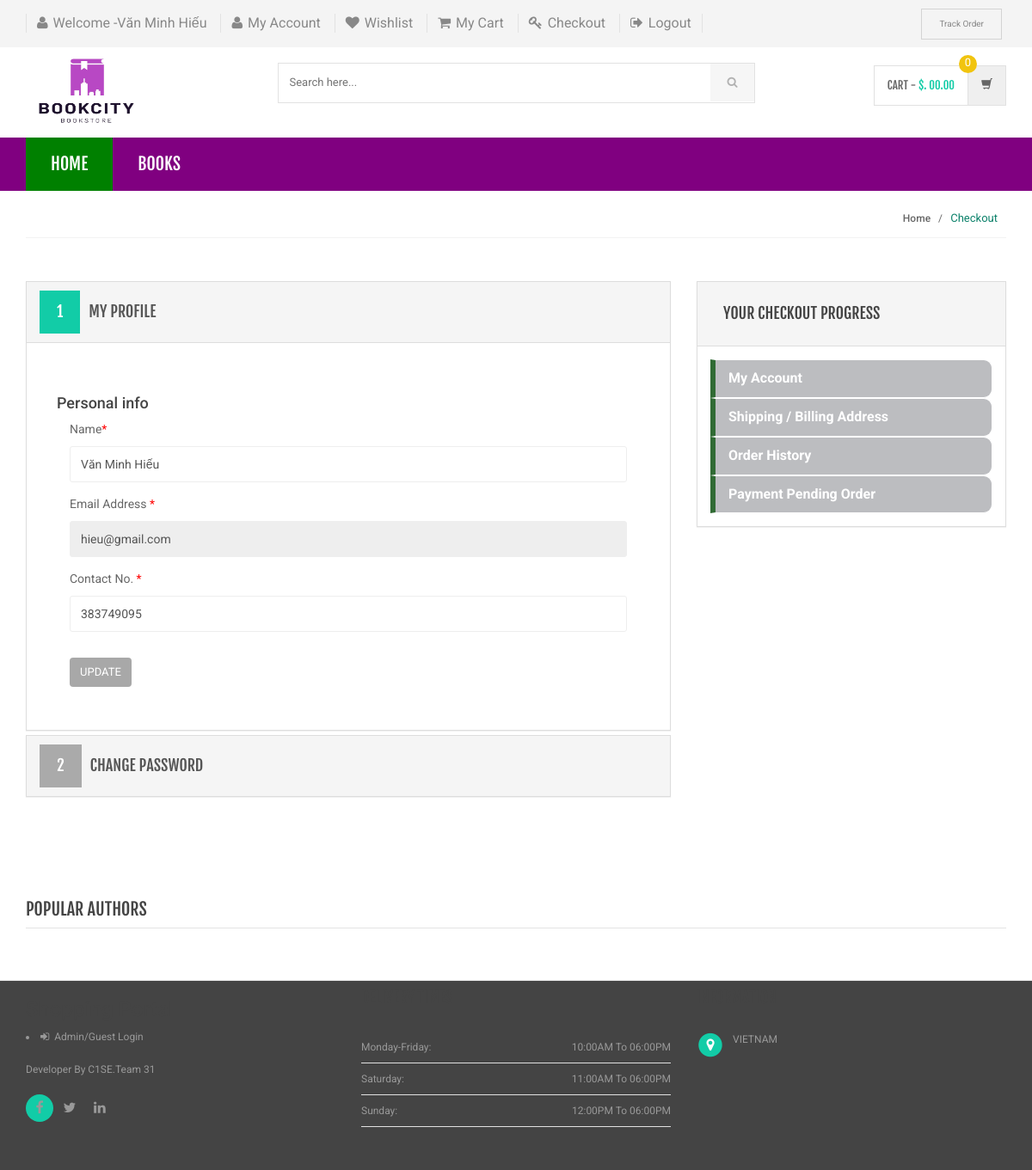
The app's page /my-account.php (signed in) with its own data.
### tables this page shows
CREATE TABLE `category` (
  `id` int(11) NOT NULL,
  `categoryName` varchar(255) DEFAULT NULL,
  `categoryDescription` longtext DEFAULT NULL,
  `creationDate` timestamp NOT NULL DEFAULT current_timestamp(),
  `updationDate` varchar(255) DEFAULT NULL
);

CREATE TABLE `users` (
  `id` int(11) NOT NULL,
  `name` varchar(255) DEFAULT NULL,
  `email` varchar(255) DEFAULT NULL,
  `contactno` bigint(11) DEFAULT NULL,
  `password` varchar(255) DEFAULT NULL,
  `shippingAddress` longtext DEFAULT NULL,
  `shippingState` varchar(255) DEFAULT NULL,
  `shippingCity` varchar(255) DEFAULT NULL,
  `shippingPincode` int(11) DEFAULT NULL,
  `billingAddress` longtext DEFAULT NULL,
  `billingState` varchar(255) DEFAULT NULL,
  `billingCity` varchar(255) DEFAULT NULL,
  `billingPincode` int(11) DEFAULT NULL,
  `regDate` timestamp NOT NULL DEFAULT current_timestamp(),
  `updationDate` varchar(255) DEFAULT NULL
);

### my-account.php (the view, shortened to what this page needs)
<?php
include('includes/config.php');
if(strlen($_SESSION['login'])==0)
    {
header('location:index.php');
}
else{
?>
<!DOCTYPE html>
<html lang="en">
	<head>
	    <link rel="stylesheet" href="assets/css/bootstrap.min.css">
	    <link rel="stylesheet" href="assets/css/main.css">
	    <link rel="stylesheet" href="assets/css/green.css">
	    <link rel="stylesheet" href="assets/css/owl.carousel.css">
		<link rel="stylesheet" href="assets/css/owl.transitions.css">
		<link href="assets/css/lightbox.css" rel="stylesheet">
		<link rel="stylesheet" href="assets/css/animate.min.css">
		<link rel="stylesheet" href="assets/css/rateit.css">
		<link rel="stylesheet" href="assets/css/bootstrap-select.min.css">
		<link rel="stylesheet" href="assets/css/config.css">
		<link href="assets/css/green.css" rel="alternate stylesheet" title="Green color">
		<link href="assets/css/blue.css" rel="alternate stylesheet" title="Blue color">
		<link href="assets/css/red.css" rel="alternate stylesheet" title="Red color">
		<link href="assets/css/orange.css" rel="alternate stylesheet" title="Orange color">
		<link href="assets/css/dark-green.css" rel="alternate stylesheet" title="Darkgreen color">
		<link rel="stylesheet" href="assets/css/font-awesome.min.css">
	</head>
    <body class="cnt-home">
<header class="header-style-1">
<?php include('includes/top-header.php');?>
<?php include('includes/main-header.php');?>
<?php include('includes/menu-bar.php');?>
</header>
<div class="breadcrumb">
	<div class="container">
		<div class="breadcrumb-inner">
			<ul class="list-inline list-unstyled">
				<li><a href="#">Home</a></li>
				<li class='active'>Checkout</li>
			</ul>
		</div>
	</div>
</div>
<div class="body-content outer-top-bd">
	<div class="container">
		<div class="checkout-box inner-bottom-sm">
			<div class="row">
				<div class="col-md-8">
					<div class="panel-group checkout-steps" id="accordion">
<div class="panel panel-default checkout-step-01">
		<div class="panel-heading">
    	<h4 class="unicase-checkout-title">
	        <a data-toggle="collapse" class="" data-parent="#accordion" href="#collapseOne">
	          <span>1</span>My Profile
	        </a>
	     </h4>
    </div>
	<div id="collapseOne" class="panel-collapse collapse in">
	    <div class="panel-body">
			<div class="row">
<h4>Personal info</h4>
				<div class="col-md-12 col-sm-12 already-registered-login">
<?php
$query=mysqli_query($con,"select * from users where id='".$_SESSION['id']."'");
while($row=mysqli_fetch_array($query))
{
?>
					<form class="register-form" role="form" method="post">
<div class="form-group">
					    <label class="info-title" for="name">Name<span>*</span></label>
					    <input type="text" class="form-control unicase-form-control text-input" value="<?php echo $row['name'];?>" id="name" name="name" required="required">
					  </div>
						<div class="form-group">
					    <label class="info-title" for="exampleInputEmail1">Email Address <span>*</span></label>
			 <input type="email" class="form-control unicase-form-control text-input" id="exampleInputEmail1" value="<?php echo $row['email'];?>" readonly>
					  </div>
					  <div class="form-group">
					    <label class="info-title" for="Contact No.">Contact No. <span>*</span></label>
					    <input type="text" class="form-control unicase-form-control text-input" id="contactno" name="contactno" required="required" value="<?php echo $row['contactno'];?>"  maxlength="10">
					  </div>
					  <button type="submit" name="update" class="btn-upper btn btn-primary checkout-page-button">Update</button>
					</form>
					<?php } ?>
				</div>
			</div>
		</div>
	</div>
</div>
					  	<div class="panel panel-default checkout-step-02">
						    <div class="panel-heading">
						      <h4 class="unicase-checkout-title">
						        <a data-toggle="collapse" class="collapsed" data-parent="#accordion" href="#collapseTwo">
						          <span>2</span>Change Password
						        </a>
						      </h4>
						    </div>
					  	</div>
					</div>
				</div>
			<?php include('includes/myaccount-sidebar.php');?>
			</div>
		</div>
	<?php include('includes/brands-slider.php');?>
</div>
</div>
<?php include('includes/footer.php');?>
</body>
</html>
<?php } ?>

### includes/menu-bar.php (shortened to what this page needs)
<div class="header-nav animate-dropdown">
    <div class="container">
        <div class="yamm navbar navbar-default" role="navigation">
            <div class="nav-bg-class">
                <div class="navbar-collapse collapse" id="mc-horizontal-menu-collapse">
                    <div class="nav-bar">
                        <ul class="nav navbar-nav">
                            <li class="active">
                                <a href="index.php" data-hover="dropdown" class="dropdown-toggle">Home</a>
                            </li>
                            <?php $sql = mysqli_query($con, "select id,categoryName  from category limit 6");
                            while ($row = mysqli_fetch_array($sql)) {
                            ?>
                                <li class="dropdown ">
                                    <a href="category.php?cid=<?php echo $row['id']; ?>"> <?php echo $row['categoryName']; ?></a>
                                </li>
                            <?php } ?>
                        </ul>
                        <div class="clearfix"></div>
                    </div>
                </div>
            </div>
        </div>
    </div>
</div>

### assets/css/green.css (style rules this page uses)
body { background-color:#fff; color:#666; }
h1, h2, h3, h4, h5, h6 { color:#444; }
a, a:visited { color:#C1392B; }

### assets/css/lightbox.css (style rules this page uses)
body:after { content: url(../images/close.png) url(../images/loading.gif) url(../images/prev.png) url(../images/next.png); display: none; }

### assets/css/blue.css (style rules this page uses)
a { color: #3498db; }
.header-style-1 .header-nav { background: #3498db; }
.cnt-home .header-style-1 .header-nav .navbar .navbar-nav > li.active { background: #1d6ca1; }
.breadcrumb ul li.active { color: #1d6ca1; }
.checkout-box .checkout-steps .panel .panel-heading .unicase-checkout-title > a:not(.collapsed) span { background-color: #3498db; }

### assets/css/red.css (style rules this page uses)
a { color: #ff6c6c; }
.header-style-1 .header-nav { background: #ff6c6c; }
.cnt-home .header-style-1 .header-nav .navbar .navbar-nav > li.active { background: #ff1a1a; }
.breadcrumb ul li.active { color: #ff1a1a; }
.checkout-box .checkout-steps .panel .panel-heading .unicase-checkout-title > a:not(.collapsed) span { background-color: #ff6c6c; }

### assets/css/orange.css (style rules this page uses)
a { color: #f39c12; }
.header-style-1 .header-nav { background: #f39c12; }
.cnt-home .header-style-1 .header-nav .navbar .navbar-nav > li.active { background: #ab6c09; }
.breadcrumb ul li.active { color: #ab6c09; }
.checkout-box .checkout-steps .panel .panel-heading .unicase-checkout-title > a:not(.collapsed) span { background-color: #f39c12; }

### assets/css/dark-green.css (style rules this page uses)
body { background-color:#fff; color:#666; }
h1, h2, h3, h4, h5, h6 { color:#444; }
a, a:visited { color:#C1392B; }

### records on screen
category: categoryName "BOOKS"
users: name "Văn Minh Hiếu", email "hieu@gmail.com", contactno "383749095"

### other values on screen
$_SESSION['username'] "Văn Minh Hiếu"
